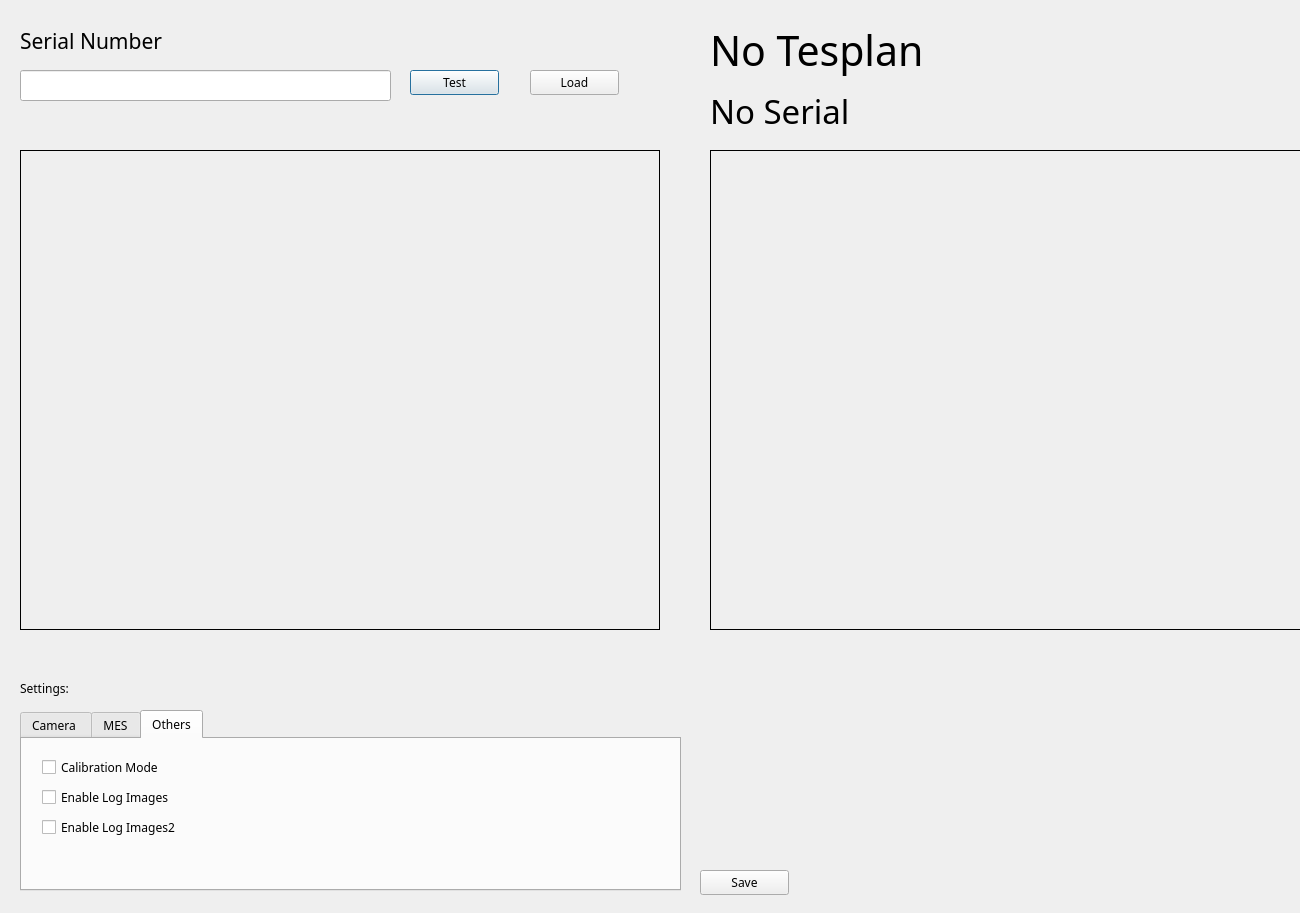
<?xml version="1.0" encoding="UTF-8"?>
<ui version="4.0">
 <class>Dialog</class>
 <widget class="QDialog" name="Dialog">
  <property name="windowModality">
   <enum>Qt::NonModal</enum>
  </property>
  <property name="geometry">
   <rect>
    <x>0</x>
    <y>0</y>
    <width>1300</width>
    <height>913</height>
   </rect>
  </property>
  <property name="font">
   <font>
    <family>Microsoft New Tai Lue</family>
   </font>
  </property>
  <property name="windowTitle">
   <string>Dialog</string>
  </property>
  <property name="sizeGripEnabled">
   <bool>false</bool>
  </property>
  <property name="modal">
   <bool>false</bool>
  </property>
  <widget class="QLabel" name="image_label1">
   <property name="geometry">
    <rect>
     <x>20</x>
     <y>150</y>
     <width>640</width>
     <height>480</height>
    </rect>
   </property>
   <property name="frameShape">
    <enum>QFrame::Box</enum>
   </property>
   <property name="text">
    <string/>
   </property>
  </widget>
  <widget class="QLabel" name="image_label2">
   <property name="geometry">
    <rect>
     <x>710</x>
     <y>150</y>
     <width>640</width>
     <height>480</height>
    </rect>
   </property>
   <property name="frameShape">
    <enum>QFrame::Box</enum>
   </property>
   <property name="text">
    <string/>
   </property>
  </widget>
  <widget class="QPushButton" name="test_button">
   <property name="geometry">
    <rect>
     <x>410</x>
     <y>70</y>
     <width>89</width>
     <height>25</height>
    </rect>
   </property>
   <property name="text">
    <string>Test</string>
   </property>
  </widget>
  <widget class="QPushButton" name="load_button">
   <property name="geometry">
    <rect>
     <x>530</x>
     <y>70</y>
     <width>89</width>
     <height>25</height>
    </rect>
   </property>
   <property name="text">
    <string>Load</string>
   </property>
  </widget>
  <widget class="QTabWidget" name="tabWidget">
   <property name="enabled">
    <bool>true</bool>
   </property>
   <property name="geometry">
    <rect>
     <x>20</x>
     <y>710</y>
     <width>661</width>
     <height>181</height>
    </rect>
   </property>
   <property name="currentIndex">
    <number>2</number>
   </property>
   <widget class="QWidget" name="Camera_tab">
    <attribute name="title">
     <string>Camera </string>
    </attribute>
    <widget class="QWidget" name="layoutWidget">
     <property name="geometry">
      <rect>
       <x>180</x>
       <y>40</y>
       <width>341</width>
       <height>91</height>
      </rect>
     </property>
     <layout class="QVBoxLayout" name="verticalLayout">
      <item>
       <layout class="QHBoxLayout" name="horizontalLayout">
        <item>
         <widget class="QLabel" name="focus_label">
          <property name="text">
           <string>Focus</string>
          </property>
         </widget>
        </item>
        <item>
         <widget class="QSlider" name="focus_slide">
          <property name="maximum">
           <number>250</number>
          </property>
          <property name="orientation">
           <enum>Qt::Horizontal</enum>
          </property>
         </widget>
        </item>
       </layout>
      </item>
      <item>
       <layout class="QHBoxLayout" name="horizontalLayout_2">
        <item>
         <widget class="QLabel" name="exposure_label">
          <property name="text">
           <string>Exposure</string>
          </property>
         </widget>
        </item>
        <item>
         <widget class="QSlider" name="exposure_slide">
          <property name="maximum">
           <number>2047</number>
          </property>
          <property name="orientation">
           <enum>Qt::Horizontal</enum>
          </property>
         </widget>
        </item>
       </layout>
      </item>
      <item>
       <layout class="QHBoxLayout" name="horizontalLayout_3">
        <item>
         <widget class="QLabel" name="zoom_label">
          <property name="text">
           <string>Zoom</string>
          </property>
         </widget>
        </item>
        <item>
         <widget class="QSlider" name="zoom_slide">
          <property name="minimum">
           <number>100</number>
          </property>
          <property name="maximum">
           <number>500</number>
          </property>
          <property name="orientation">
           <enum>Qt::Horizontal</enum>
          </property>
         </widget>
        </item>
       </layout>
      </item>
     </layout>
    </widget>
    <widget class="QLabel" name="label_4">
     <property name="geometry">
      <rect>
       <x>170</x>
       <y>10</y>
       <width>151</width>
       <height>16</height>
      </rect>
     </property>
     <property name="text">
      <string>Camera Settings</string>
     </property>
    </widget>
    <widget class="QPushButton" name="start_button">
     <property name="geometry">
      <rect>
       <x>10</x>
       <y>20</y>
       <width>89</width>
       <height>25</height>
      </rect>
     </property>
     <property name="text">
      <string>Start</string>
     </property>
    </widget>
    <widget class="QPushButton" name="take_pic">
     <property name="geometry">
      <rect>
       <x>10</x>
       <y>100</y>
       <width>89</width>
       <height>25</height>
      </rect>
     </property>
     <property name="text">
      <string>Photo</string>
     </property>
    </widget>
    <widget class="QPushButton" name="stop_button">
     <property name="geometry">
      <rect>
       <x>10</x>
       <y>60</y>
       <width>89</width>
       <height>25</height>
      </rect>
     </property>
     <property name="text">
      <string>Stop</string>
     </property>
    </widget>
   </widget>
   <widget class="QWidget" name="MES_tab">
    <attribute name="title">
     <string>MES</string>
    </attribute>
    <widget class="QLabel" name="label_5">
     <property name="geometry">
      <rect>
       <x>20</x>
       <y>20</y>
       <width>151</width>
       <height>16</height>
      </rect>
     </property>
     <property name="text">
      <string>Customer:</string>
     </property>
    </widget>
    <widget class="QLabel" name="label_8">
     <property name="geometry">
      <rect>
       <x>20</x>
       <y>40</y>
       <width>151</width>
       <height>16</height>
      </rect>
     </property>
     <property name="text">
      <string>Division:</string>
     </property>
    </widget>
    <widget class="QLabel" name="label_9">
     <property name="geometry">
      <rect>
       <x>20</x>
       <y>60</y>
       <width>151</width>
       <height>16</height>
      </rect>
     </property>
     <property name="text">
      <string>Assembly Number:</string>
     </property>
    </widget>
    <widget class="QLabel" name="label_10">
     <property name="geometry">
      <rect>
       <x>20</x>
       <y>80</y>
       <width>151</width>
       <height>16</height>
      </rect>
     </property>
     <property name="text">
      <string>Tester Name:</string>
     </property>
    </widget>
    <widget class="QLabel" name="label_11">
     <property name="geometry">
      <rect>
       <x>20</x>
       <y>100</y>
       <width>151</width>
       <height>16</height>
      </rect>
     </property>
     <property name="text">
      <string>Process Step:</string>
     </property>
    </widget>
    <widget class="QLabel" name="label_customer">
     <property name="geometry">
      <rect>
       <x>150</x>
       <y>20</y>
       <width>171</width>
       <height>16</height>
      </rect>
     </property>
     <property name="autoFillBackground">
      <bool>false</bool>
     </property>
     <property name="text">
      <string/>
     </property>
    </widget>
    <widget class="QLabel" name="label_division">
     <property name="geometry">
      <rect>
       <x>150</x>
       <y>40</y>
       <width>171</width>
       <height>20</height>
      </rect>
     </property>
     <property name="text">
      <string/>
     </property>
    </widget>
    <widget class="QLabel" name="label_assembly_number">
     <property name="geometry">
      <rect>
       <x>150</x>
       <y>60</y>
       <width>171</width>
       <height>16</height>
      </rect>
     </property>
     <property name="text">
      <string/>
     </property>
    </widget>
    <widget class="QLabel" name="label_tester_name">
     <property name="geometry">
      <rect>
       <x>150</x>
       <y>80</y>
       <width>171</width>
       <height>16</height>
      </rect>
     </property>
     <property name="text">
      <string/>
     </property>
    </widget>
    <widget class="QLabel" name="label_process_step">
     <property name="geometry">
      <rect>
       <x>150</x>
       <y>100</y>
       <width>171</width>
       <height>16</height>
      </rect>
     </property>
     <property name="text">
      <string/>
     </property>
    </widget>
   </widget>
   <widget class="QWidget" name="tab">
    <attribute name="title">
     <string>Others</string>
    </attribute>
    <widget class="QCheckBox" name="checkBox_calibration_mode">
     <property name="geometry">
      <rect>
       <x>20</x>
       <y>20</y>
       <width>151</width>
       <height>17</height>
      </rect>
     </property>
     <property name="text">
      <string>Calibration Mode</string>
     </property>
     <property name="checked">
      <bool>false</bool>
     </property>
    </widget>
    <widget class="QCheckBox" name="checkBox_calibration_mode_2">
     <property name="geometry">
      <rect>
       <x>20</x>
       <y>50</y>
       <width>151</width>
       <height>17</height>
      </rect>
     </property>
     <property name="text">
      <string>Enable Log Images</string>
     </property>
     <property name="checked">
      <bool>false</bool>
     </property>
    </widget>
    <widget class="QCheckBox" name="checkBox_calibration_mode_3">
     <property name="geometry">
      <rect>
       <x>20</x>
       <y>80</y>
       <width>151</width>
       <height>17</height>
      </rect>
     </property>
     <property name="text">
      <string>Enable Log Images2</string>
     </property>
     <property name="checked">
      <bool>false</bool>
     </property>
    </widget>
   </widget>
  </widget>
  <widget class="QLabel" name="label_6">
   <property name="geometry">
    <rect>
     <x>20</x>
     <y>680</y>
     <width>101</width>
     <height>16</height>
    </rect>
   </property>
   <property name="text">
    <string>Settings:</string>
   </property>
  </widget>
  <widget class="QLabel" name="label_7">
   <property name="geometry">
    <rect>
     <x>20</x>
     <y>30</y>
     <width>301</width>
     <height>21</height>
    </rect>
   </property>
   <property name="font">
    <font>
     <pointsize>16</pointsize>
    </font>
   </property>
   <property name="text">
    <string>Serial Number</string>
   </property>
  </widget>
  <widget class="QLabel" name="label_2">
   <property name="geometry">
    <rect>
     <x>710</x>
     <y>20</y>
     <width>501</width>
     <height>61</height>
    </rect>
   </property>
   <property name="font">
    <font>
     <pointsize>31</pointsize>
     <weight>50</weight>
     <italic>false</italic>
     <bold>false</bold>
     <underline>false</underline>
     <strikeout>false</strikeout>
    </font>
   </property>
   <property name="text">
    <string>No Tesplan </string>
   </property>
  </widget>
  <widget class="QPushButton" name="save_button">
   <property name="geometry">
    <rect>
     <x>700</x>
     <y>870</y>
     <width>89</width>
     <height>25</height>
    </rect>
   </property>
   <property name="text">
    <string>Save</string>
   </property>
  </widget>
  <widget class="QLabel" name="sw_version_label">
   <property name="geometry">
    <rect>
     <x>1170</x>
     <y>840</y>
     <width>211</width>
     <height>16</height>
    </rect>
   </property>
   <property name="text">
    <string/>
   </property>
  </widget>
  <widget class="QLineEdit" name="lineEdit_serial">
   <property name="geometry">
    <rect>
     <x>20</x>
     <y>70</y>
     <width>371</width>
     <height>31</height>
    </rect>
   </property>
   <property name="text">
    <string/>
   </property>
  </widget>
  <widget class="QLabel" name="label_SerialNumber">
   <property name="geometry">
    <rect>
     <x>710</x>
     <y>80</y>
     <width>581</width>
     <height>61</height>
    </rect>
   </property>
   <property name="font">
    <font>
     <pointsize>25</pointsize>
     <weight>50</weight>
     <italic>false</italic>
     <bold>false</bold>
     <underline>false</underline>
     <strikeout>false</strikeout>
    </font>
   </property>
   <property name="text">
    <string>No Serial </string>
   </property>
  </widget>
  <zorder>test_button</zorder>
  <zorder>load_button</zorder>
  <zorder>image_label2</zorder>
  <zorder>image_label1</zorder>
  <zorder>tabWidget</zorder>
  <zorder>label_6</zorder>
  <zorder>label_7</zorder>
  <zorder>label_2</zorder>
  <zorder>save_button</zorder>
  <zorder>sw_version_label</zorder>
  <zorder>lineEdit_serial</zorder>
  <zorder>label_SerialNumber</zorder>
 </widget>
 <resources/>
 <connections/>
</ui>
